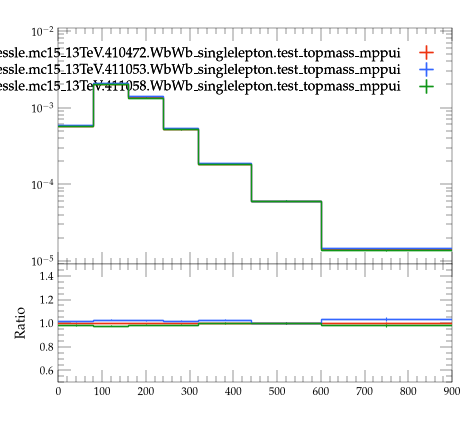

Python code for this plot:
#! /usr/bin/env python3

# This Python script was auto-generated using YODA v2.1.2.
# Analysis object: /WbWb_singlelepton/pT_bw
# Timestamp: 07-08-2026 (09:26:45)

import matplotlib as mpl
import matplotlib.pyplot as plt
mpl.use('Agg') # comment out for interactive use
import os
import numpy as np
from numpy import nan, inf

plotDir = os.path.split(os.path.realpath(__file__))[0]
if 'YODA_USER_PLOT_PATH' in globals():
    plot_outdir = globals()['YODA_USER_PLOT_PATH']
else:
    plot_outdir = plotDir

#plot style
plt.style.use(os.path.join(plotDir, '../default.mplstyle'))
# plot metadata
figW, figH = plt.rcParams['figure.figsize']
ax_xLabel = ''
ax_yLabel = ''
ax_title  = ''
ax_xScale = 'linear'
ax_yScale = 'log'
xLims = (0.0, 900.0)
yLims = (9e-06, 0.011000000000000001)

# TeX-friendly labels for the legend
labels = {
  'legend' : ([ r"user.johessle.mc15\_13TeV.410472.WbWb\_singlelepton.test\_topmass\_mppui", r"user.johessle.mc15\_13TeV.411053.WbWb\_singlelepton.test\_topmass\_mppui", r"user.johessle.mc15\_13TeV.411058.WbWb\_singlelepton.test\_topmass\_mppui" ], r""),
}

# Adjust canvas width and height
canvasW = 10.0
canvasH = 9.0
figW *= canvasW/10.
figH *= canvasH/9.

# Create figure and axis objects
fig, (ax, ratio0_ax) = plt.subplots(2, 1, sharex=True,
                  figsize=(figW,figH), gridspec_kw={'height_ratios': (6.0, 3.0)})

# Set figure margins
plt.subplots_adjust(
    left   = 1.0 * plt.rcParams['figure.subplot.left'],
    right  = 1.0 * plt.rcParams['figure.subplot.right'],
    top    = 1.0 * plt.rcParams['figure.subplot.top'],
    bottom = 1.0 * plt.rcParams['figure.subplot.bottom'])

ratio0_ax.yaxis.set_major_locator(mpl.ticker.MultipleLocator(0.2))
ratio0_ax.set_ylim(0.5, 1.4999)
ratio0_ax.set_ylabel('Ratio')

# the numerical data is stored in a separate file
dataf = dict()
prefix = os.path.split(__file__)[0]
if prefix:    prefix = prefix + '/'
exec(open(prefix+'pT_bw__data.py').read(), dataf)


legend_handles = dict() # keep track of handles for the legend

# style options for curves
# starts at zorder>=5 to draw curve on top of legend
styles = {
  'user.johessle.mc15_13TeV.410472.WbWb_singlelepton.test_topmass_mppui.yoda': {
    'color' : '#EE3311',
    'linestyle' : '-',
    'lineopacity' : 1.0,
    'linewidth' : 1,
    'marker' : 'none',
    'markersize' : 2,
    'capsize' : 0.0,
    'zorder' : 5,
    'histstyle' : 1,
    'drawstyle' : 'steps-pre',
    'xerrorbars' : 1,
    'yerrorbars' : 1,
    'fillcolor' : None,
    'fillopacity' : 1.0,
    'ratio0_linestyle' : '-',
    'ratio0_lineopacity' : 1.0,
    'ratio0_linewidth' : 1,
    'ratio0_marker' : 'none',
    'ratio0_markersize' : 2,
    'ratio0_capsize' : 0.0,
    'ratio0_zorder' : 5,
    'ratio0_histstyle' : 1,
    'ratio0_drawstyle' : 'steps-pre',
    'ratio0_xerrorbars' : 1,
    'ratio0_yerrorbars' : 1,
  },
  'user.johessle.mc15_13TeV.411053.WbWb_singlelepton.test_topmass_mppui.yoda': {
    'color' : '#3366FF',
    'linestyle' : '-',
    'lineopacity' : 1.0,
    'linewidth' : 1,
    'marker' : 'none',
    'markersize' : 2,
    'capsize' : 0.0,
    'zorder' : 6,
    'histstyle' : 1,
    'drawstyle' : 'steps-pre',
    'xerrorbars' : 1,
    'yerrorbars' : 1,
    'fillcolor' : None,
    'fillopacity' : 1.0,
    'ratio0_linestyle' : '-',
    'ratio0_lineopacity' : 1.0,
    'ratio0_linewidth' : 1,
    'ratio0_marker' : 'none',
    'ratio0_markersize' : 2,
    'ratio0_capsize' : 0.0,
    'ratio0_zorder' : 6,
    'ratio0_histstyle' : 1,
    'ratio0_drawstyle' : 'steps-pre',
    'ratio0_xerrorbars' : 1,
    'ratio0_yerrorbars' : 1,
  },
  'user.johessle.mc15_13TeV.411058.WbWb_singlelepton.test_topmass_mppui.yoda': {
    'color' : '#109618',
    'linestyle' : '-',
    'lineopacity' : 1.0,
    'linewidth' : 1,
    'marker' : 'none',
    'markersize' : 2,
    'capsize' : 0.0,
    'zorder' : 7,
    'histstyle' : 1,
    'drawstyle' : 'steps-pre',
    'xerrorbars' : 1,
    'yerrorbars' : 1,
    'fillcolor' : None,
    'fillopacity' : 1.0,
    'ratio0_linestyle' : '-',
    'ratio0_lineopacity' : 1.0,
    'ratio0_linewidth' : 1,
    'ratio0_marker' : 'none',
    'ratio0_markersize' : 2,
    'ratio0_capsize' : 0.0,
    'ratio0_zorder' : 7,
    'ratio0_histstyle' : 1,
    'ratio0_drawstyle' : 'steps-pre',
    'ratio0_xerrorbars' : 1,
    'ratio0_yerrorbars' : 1,
  },
}

# curve from input yoda files in main panel
for label, yvals in dataf['yvals'].items():
    if all(np.isnan(v) for v in dataf['yvals'][label]):
        continue
    tmp = None
    if styles[label]['histstyle']: # draw as histogram
        xpos = dataf['xedges'][label] if styles[label]['drawstyle'] else dataf['xpoints'][label]
        ypos = np.insert(yvals, 0, yvals[0]) if styles[label]['drawstyle'] else yvals
        if styles[label]['fillcolor']: # fill area below curve
            ax.fill_between(xpos, ypos, step='pre',
                            color=styles[label]['fillcolor'],
                            alpha=styles[label]['fillopacity'])
        tmp, = ax.plot(xpos, ypos,
                       color=styles[label]['color'],
                       linestyle=styles[label]['linestyle'],
                       alpha=styles[label]['lineopacity'],
                       linewidth=styles[label]['linewidth'],
                       drawstyle=styles[label]['drawstyle'], solid_joinstyle='miter',
                       zorder=styles[label]['zorder'], label=label)
    tmp = ax.errorbar(dataf['xpoints'][label], yvals,
                      xerr=np.array(dataf['xerrs'][label])*styles[label]['xerrorbars'],
                      yerr=np.array(dataf['yerrs'][label])*styles[label]['yerrorbars'],
                      fmt=styles[label]['marker'], capsize=styles[label]['capsize'],
                      alpha=styles[label]['lineopacity'],
                      markersize=styles[label]['markersize'],
                      ecolor=styles[label]['color'],
                      color=styles[label]['color'], zorder=styles[label]['zorder'])
    tmp[-1][0].set_linestyle(styles[label]['linestyle'])
    tmp[-1][0].set_linewidth(styles[label]['linewidth'])
    if label in dataf['add_legend_handle']:  legend_handles[label] = tmp
    for varLabel in dataf['variation_yvals'].keys():
        if varLabel.startswith(label):
            tmp, = ax.plot(dataf['xedges'][label], dataf['variation_yvals'][varLabel],
                           color=styles[label]['color'],
                           linestyle=styles[label]['linestyle'],
                           linewidth=styles[label]['linewidth'],
                           drawstyle='steps-pre', solid_joinstyle='miter',
                           zorder=styles[label]['zorder'], alpha=0.5)


# plots on ratio panel
# curve from input yoda files in ratio panel
for label, yvals in dataf['ratio0_yvals'].items():
    if all(np.isnan(v) for v in yvals):
        continue
    if styles[label]['ratio0_histstyle']: # plot as histogram
        xpos = dataf['xedges']['user.johessle.mc15_13TeV.410472.WbWb_singlelepton.test_topmass_mppui.yoda'] if styles[label]['ratio0_drawstyle'] else dataf['xpoints']['user.johessle.mc15_13TeV.410472.WbWb_singlelepton.test_topmass_mppui.yoda']
        ypos = np.insert(yvals, 0, yvals[0]) if styles[label]['ratio0_drawstyle'] else yvals
        ratio0_ax.plot(xpos, ypos,
                       color=styles[label]['color'],
                       linewidth=styles[label]['linewidth'],
                       linestyle=styles[label]['ratio0_linestyle'],
                       alpha=styles[label]['ratio0_lineopacity'],
                       drawstyle=styles[label]['ratio0_drawstyle'], zorder=styles[label]['zorder'],
                       solid_joinstyle='miter')
    tmp = ratio0_ax.errorbar(dataf['xpoints']['user.johessle.mc15_13TeV.410472.WbWb_singlelepton.test_topmass_mppui.yoda'], yvals,
                             xerr=np.array(dataf['ref_xerrs'])*styles[label]['ratio0_xerrorbars'],
                             yerr=np.array(dataf['ratio0_yerrs'][label])*styles[label]['ratio0_yerrorbars'],
                             fmt=styles[label]['ratio0_marker'], capsize=styles[label]['ratio0_capsize'],
                             alpha=styles[label]['ratio0_lineopacity'],
                             markersize=styles[label]['ratio0_markersize'],
                             ecolor=styles[label]['color'],
                             color=styles[label]['color'])
    tmp[-1][0].set_linestyle(styles[label]['ratio0_linestyle'])
    tmp[-1][0].set_linewidth(styles[label]['ratio0_linewidth'])

    for varlabel in dataf['ratio0_variation_vals'].keys():
        if varlabel.startswith(label):
            ratio0_ax.plot(dataf['xedges']['user.johessle.mc15_13TeV.410472.WbWb_singlelepton.test_topmass_mppui.yoda'],
                            dataf['ratio0_variation_vals'][varlabel],
                            color=styles[label]['color'],
                            linestyle=styles[label]['linestyle'],
                            linewidth=styles[label]['linewidth'],
                            drawstyle='steps-pre', solid_joinstyle='miter',
                            zorder=1, alpha=0.5)

legend_items = list(legend_handles.values())
ax.add_artist(ax.legend(legend_items,
                        labels['legend'][0],
                        title=labels['legend'][1],
                        alignment='right',
                        loc='upper right',
                        bbox_to_anchor=(1.0, 0.97),markerfirst=False))

# set plot metadata as defined above
ratio0_ax.set_xlabel(ax_xLabel)
ratio0_ax.xaxis.set_label_coords(1., -0.15)
ax.set_ylabel(ax_yLabel, ha='right', va='top')
ax.yaxis.set_label_coords(-0.11, 1.0)
ax.set_title(ax_title, loc='left')
ax.set_xscale(ax_xScale)
ax.set_yscale(ax_yScale)
ratio0_ax.set_yscale('linear')
ax.set_xlim(xLims)
ax.set_ylim(yLims)

# tick formatting
plt.rcParams['xtick.top'] = True
plt.rcParams['ytick.right'] = True
ax.yaxis.set_major_locator(mpl.ticker.LogLocator(base=10.0, numticks=np.inf))
ax.yaxis.set_minor_locator(mpl.ticker.LogLocator(
                           base=10.0, subs=np.arange(0.1, 1, 0.1), numticks=np.inf))
fig.align_ylabels((ax, ratio0_ax))
plt.savefig(os.path.join(plot_outdir, 'pT_bw.pdf'), format='PDF')
plt.savefig(os.path.join(plot_outdir, 'pT_bw.png'), format='PNG')

plt.close(fig)
